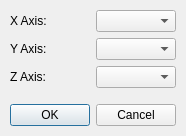
<?xml version="1.0" encoding="UTF-8"?>
<ui version="4.0">
 <class>AxisMappingDialog</class>
 <widget class="QDialog" name="AxisMappingDialog">
  <property name="geometry">
   <rect>
    <x>0</x>
    <y>0</y>
    <width>260</width>
    <height>149</height>
   </rect>
  </property>
  <property name="windowTitle">
   <string>Edit Custom Mapping</string>
  </property>
  <layout class="QVBoxLayout" name="verticalLayout">
   <property name="sizeConstraint">
    <enum>QLayout::SetFixedSize</enum>
   </property>
   <property name="leftMargin">
    <number>10</number>
   </property>
   <property name="topMargin">
    <number>10</number>
   </property>
   <property name="rightMargin">
    <number>10</number>
   </property>
   <property name="bottomMargin">
    <number>10</number>
   </property>
   <item>
    <layout class="QGridLayout" name="gridLayout_5">
     <property name="bottomMargin">
      <number>10</number>
     </property>
     <item row="0" column="0">
      <widget class="QLabel" name="xAxisLabel">
       <property name="text">
        <string>X Axis:</string>
       </property>
      </widget>
     </item>
     <item row="0" column="1">
      <widget class="QComboBox" name="xAxisCombo"/>
     </item>
     <item row="1" column="0">
      <widget class="QLabel" name="yAxisLabel">
       <property name="text">
        <string>Y Axis:</string>
       </property>
      </widget>
     </item>
     <item row="1" column="1">
      <widget class="QComboBox" name="yAxisCombo"/>
     </item>
     <item row="2" column="0">
      <widget class="QLabel" name="zAxisLabel">
       <property name="text">
        <string>Z Axis:</string>
       </property>
      </widget>
     </item>
     <item row="2" column="1">
      <widget class="QComboBox" name="zAxisCombo"/>
     </item>
    </layout>
   </item>
   <item>
    <widget class="QDialogButtonBox" name="buttonBox">
     <property name="orientation">
      <enum>Qt::Horizontal</enum>
     </property>
     <property name="standardButtons">
      <set>QDialogButtonBox::Cancel|QDialogButtonBox::Ok</set>
     </property>
     <property name="centerButtons">
      <bool>true</bool>
     </property>
    </widget>
   </item>
  </layout>
 </widget>
 <resources/>
 <connections/>
</ui>
